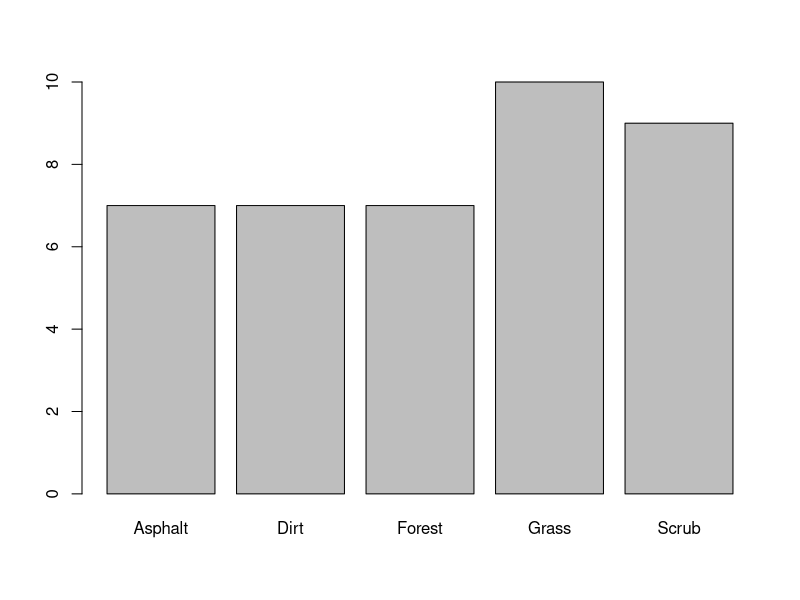
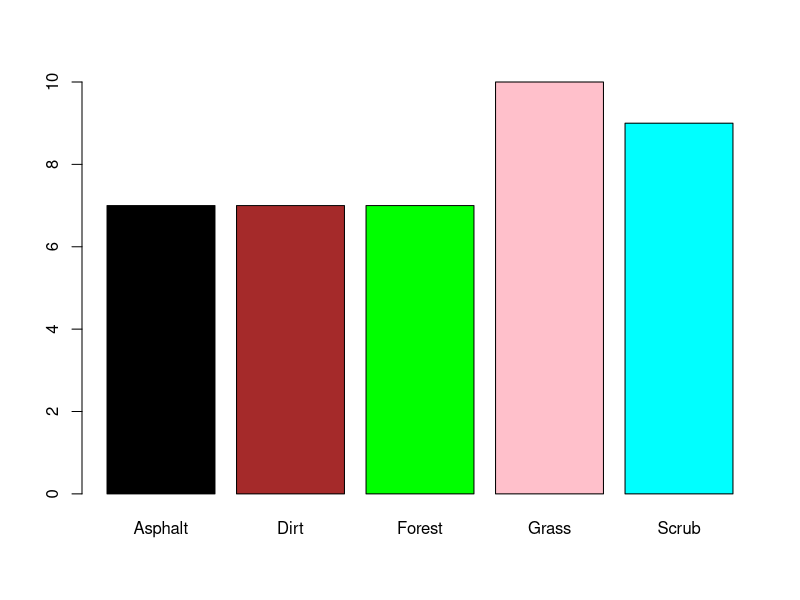
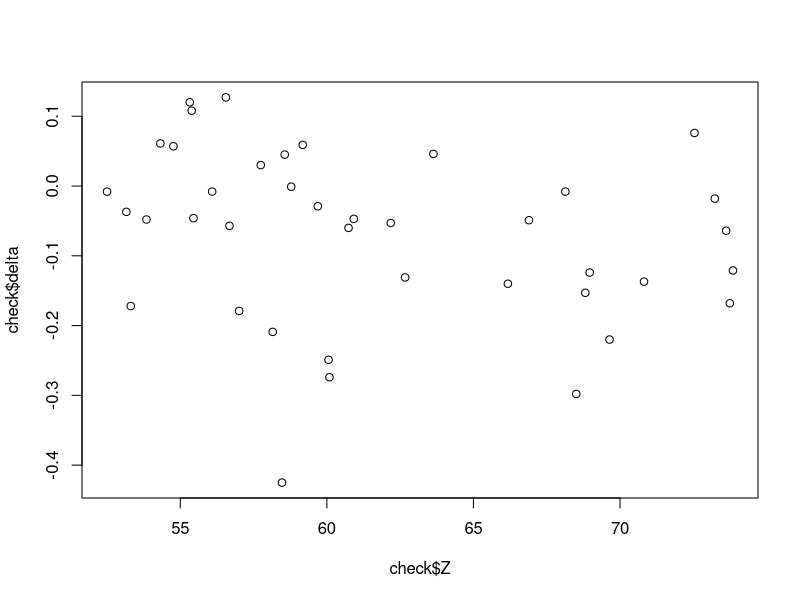

Recreate these plots in R, in order. (Note: this script raises an error after producing the figures.)
# review and download the data file BayouMetoQA.csv

#first look at the csv file in a text editor, note the header, the commas, missing data, etc.

#							PREPARE AND INSPECT THE DATA

# set working directory (to wherever you put your data file...)
setwd("~/Documents/stats_spring_2015")

# verify working directory
getwd()

# load data from a comma-separated-value formatted file
check = read.csv('BayouMetoQA.csv')

# or you could use the slightly more complicated read.table function
check = read.table('BayouMetoQA.csv',header=TRUE,sep=',')

# examine the resulting data.frame
head(check)

# another, more detailed digest of the data
str(check)

# extract the number of rows and cols to a variable (maybe we'll need it later)
n.obs = nrow(check)
n.attributes = ncol(check)

# add a column to the data.frame containing the delta between the GPS and LiDAR Z's.  NOTE: Negative values indicate the lidar return is higher than the GPS return (we'll maintain these values because there is information here)
check$delta = check$Z-check$LidarZ
head(check)
str(check)

# one of the most effective ways to explore the distribution, called the stem and leaf plot, is now taught in 6th grade
stem(check$delta)		# is this left skewed or right skewed?

# note the one distinctly different value, what about in absolute value terms?
stem(abs(check$delta))		# even more pronounced, sRtill skewed?


# discuss observation or data types: continuous (ordinal,interval,ratio)and categorical (ordinal,nominal/discrete)


#							CREATE TABLES CLASSIFYING OBS BY TYPE

# look at the frequency distribution of the three categorical variables (AKA Factors) - Region, LC, Class

# first by Region

# apply the table functionbar
Region.freq = table(check$Region)
Region.freq

# convert to column format for easier reading
cbind(Region.freq)

# do the same for LC (land cover) type
LC.freq = table(check$LC)

# display as a column, but don't save
cbind(LC.freq)

# we may also look at a joint frequency distribution
joint = table(check$LC, check$Region)

# what kind of data type is "joint"?
is.data.frame(joint)
is.character(joint)
is.vector(joint)
is.matrix(joint)   #yes, with colnames and rownames defined

# or simply query it...
class(joint)

# we can extract data from the table or the data.frame in a convenient way using indexing
check[,'LC']	# land cover classes by observation
check[1,]		# first GPS point and all attributes
check[check$LC=='Asphalt',]		# all attributes of GPS points collected on Asphalt
check[abs(check$delta)>0.18,] 	# all attribures of GPS points differing from Lidar by >18cm

joint['Asphalt',]	# number of Asphalt point
joint[,'North']		# nubmer of points in the North by type, etc.
 
# you can also generate proportion tables, 1=sum by row, 2=by column, '' by total
prop.table(joint,1)
prop.table(joint,2)
prop.table(joint)

# to save the relative frequencey distribution of the LC types to variable
LC.relfreq = LC.freq / n.obs


#						DISPLAY TABLES GRAPHICALLY

# list the current variables in the workspace
ls()

# enough tables and numbers, create some graphs

# simple barplot
barplot(LC.freq)
colors = c('black','brown','green','pink','cyan')
barplot(LC.freq,col=colors)

# note that the plot command is over-ridden for data.frames depending on inputs if we use the formula data type which is creating using the ~ symbol.  ~ can be read as "desribed by"
class(check$delta ~ check$LC)

# using the formula datatype for continuous data:
plot(check$delta ~ check$Z)		# creates a scatterplot

# while using the formual with an factor as the independent variable:
plot(check$delta ~ check$LC)	# creates a multi boxplot
plot(check$delta ~ check$Region)

# pie charts are, in general, better for showing relative frequency graphically
pie(LC.freq,col=colors)


#						DESCRIBE THE DATA

# the presence of categories implies an expected behavior difference (and we saw that above) so we may summarize continuous variables by category

# to dig a little deeper to better understand what R is doing, create a logical vector for the presence of a particular category
Asphalt.index = check$LC=="Asphalt"
Asphalt.index
check[Asphalt.index,]

Forest.index = check$LC == 'Forest'
Forest.index
check[Forest.index,]

# compare the means elevation delta's. Here we use Asphalt.index to index the rows and the column name "delta" to select the column
mean(check[Asphalt.index,'delta'])
mean(check[Forest.index,'delta'])

# this is called slicing, notice the substantially different means (but is the difference significant given the variation we see? - this is what ANOVA tells us)

# shouldn't there be an easier way of getting summaries by category? of course there is...
tapply(check$delta,check$LC,mean)
cbind(tapply(check$delta,check$LC,mean))

# also try lapply (returns list) and sapply (returns simple string)
#what about variance within the LC type
cbind(tapply(check$delta,check$LC,var))

# or, more intuitively, standard deviation
cbind(sqrt(tapply(check$delta,check$LC,var)))
cbind(tapply(check$delta,check$LC,sd))

# or range
cbind(tapply(check$delta,check$LC,range))
cbind(tapply(check$delta,check$LC,min))
cbind(tapply(check$delta,check$LC,max))
cbind(tapply(check$delta,check$LC,quantile))

# notice that the large variation in scrub, grass and forest is due to a large -/+ range

# lets look only at absolute differences
cbind(tapply(abs(check$delta),check$LC,sd))

# is there a large difference in mean and variation across flights?
cbind(tapply(check$delta,check$Region,mean))
cbind(tapply(check$delta,check$Region,var))
cbind(tapply(abs(check$delta),check$Region,mean))
cbind(tapply(abs(check$delta),check$Region,var))

# evidently, yes. but perhaps the LC distribution is different. this is a job for ANOVA (later in the semester)

# finally, before we move to analyzing the distributions of the continuous variables, note the very useful summary function
tapply(check$delta,check$Region,summary)

# remember to look by at these summary results when discussing skewness and kurtosis
 
# frequency distribution of quantitative data

# we may reduce typing by attaching "check" to the workspace. we may refer to the columns without the $ notation
attach(check)

# verify the range of the data
range(delta)

# in order to look at frequency distributions, we need to group the continuous variables
breaks = seq(-0.5,0.15,by=0.125)
breaks

# bin, or collect, the delta values according to these sub-intervals, the cut function will define intervals based on breaks and the classify each element in "delta" by the classifications
delta.cut = cut(delta,breaks,right=FALSE)

# note that cut creates factors with length(breaks)-1 levels
delta.cut

# now we can tabulate the delta values by the interval in which they fall using the table function which counts by levels
delta.freq = table(delta.cut)
cbind(delta.freq)

# it is more efficient to use the hist (histogram) function:
# produces a very useful histogram object and can compute breaks using the rules described in BBR ('Scott','Sturges',others)
delta.hist = hist(delta,breaks='Scott',main='GPS - LiDAR')

# look at delta.hist closely...
summary(delta.hist)
str(delta.hist)

# ...and extract midpoints of the intervals
delta.hist$mids
 
# QUESTION: why are both intensities and densities and why are they the same in our dataset?

# now compute relative frequency distribution
delta.relfreq = delta.freq / n.obs		# use n.obs from earlier computation
cbind(delta.freq,delta.relfreq)			# why is this different from hist densities/intensities? - breaks are different.

# lets compute an empirical quantile plot, using the formula notation
p=seq(0,1,0.01);
r=quantile(delta,probs=p);
plot(r~p,type='l',xlab='percent',ylab='value')

# What happens as breaks are redefined?

# how many breaks should we use? try Scott's rule (page 49 of BBR)
bin.width = 3.5*sd(delta)*nrow(check)^(-1/3)
bin.width

brk.a = seq(-0.5,0.50,by=0.2)
hist(delta,breaks=brk.a,col='blue',main='-0.5 to 0.5 by 0.125 (brk.a)')

# the bin width is slightly smaller than the separation between the two most distance "adjacent" values...
diff(sort(delta))

# if one of these two data points happen to like near a breakpoint, then there will be an empty bin making observation look like an outlier.
brk.b = seq(-0.55,0.8,by=0.125)
hist(delta,breaks=brk.b,col='red',main='-0.55 to 0.8 by 0.125 (brk.b)')

# another seemingly small change has a significant effect on the distribution - whereas brk.a looks symmetric, this distribution looks left skewed
brk.c = seq(-0.426,0.8,by=0.125)
hist(delta,breaks=brk.c,col='green',main='-0.426 to 0.8 by 0.125 (brk.c)')

# it is a simple matter to look at cumulative frequency distributions using the cumsum function
delta.cumfreq = cumsum(delta.freq)
cbind(delta.cumfreq)

# plot the cumulative distribution
cumfreq0 = c(0,cumsum(delta.freq))
plot(breaks,cumfreq0,type='l',main='Cumulative Distribution of Delta')
lines(brk.a,cumfreq0)

# now, it is perhaps more apparent that the cumulative frequency of absolute values would make more sense. try it with absolute values

#we've seen that delta does depend on flight and LC.  does is also depend on position (you would expect yes since the flights are N and S) 

#simple scatter plots will help
plot(check$Z,delta,xlab='Elevation',ylab='Delta')
plot(check$X,delta,xlab='Easting',ylab='Delta')
plot(check$Y,delta,xlab='Northing',ylab='Delta')
 
# finally, let's look at the delta's summarized graphically
boxplot(delta~check$LC)
boxplot(abs(delta)~check$LC)

#quantile calculations in small samples such as this can be deceiving so the IQR results are likewise misleading.  In this case a stripchart is useful for plotting the raw data
stripchart(abs(check$delta) ~ check$LC,method='jitter')
 
#note the distributions by land cover - the veg classes show more negative values (why?)
